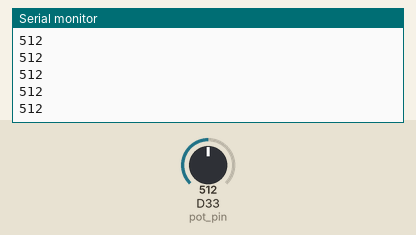
Simulated run of this sketch. Board: Arduino Due. Shown: the last lines printed to the serial monitor. The test bench sets the inputs (shaded band); at power-on: D33 (pot_pin) = 512 (analog values on the 0–1023 scale).

Above: at 1.2 s.
1.3 s: D33 (pot_pin) set to 716
At 1.32 s:
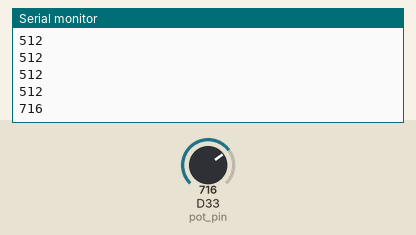
2.8 s: D33 (pot_pin) set to 900
At 2.82 s:
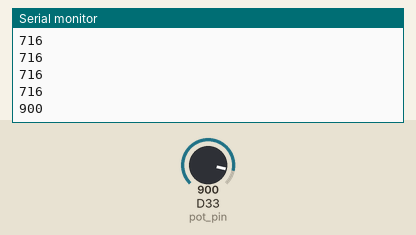
Timing chart, 0 to 5.8 s (numbered marks = the images above; inputs shaded):
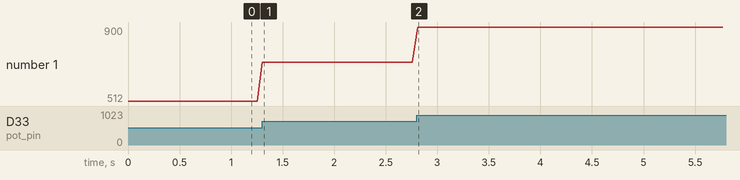

The sketch:

Analog_Read_2.ino
```cpp
int pot_pin = 33;
int value = 0;
void setup() {
  // put your setup code here, to run once:
analogReadResolution(10);
pinMode(pot_pin, INPUT);
Serial.begin(115200);
}

void loop() {
  // put your main code here, to run repeatedly:
value = analogRead(pot_pin);
Serial.println(value);
delay(50);

}
```

Measured:
- after the input at 1.3 s, the serial monitor: prints a new line at once (image 1)
- after the input at 2.8 s, the serial monitor: prints a new line at once (image 2)
- plotted number 1: 512 → 716 after the input at 1.3 s, 716 → 900 after the input at 2.8 s
